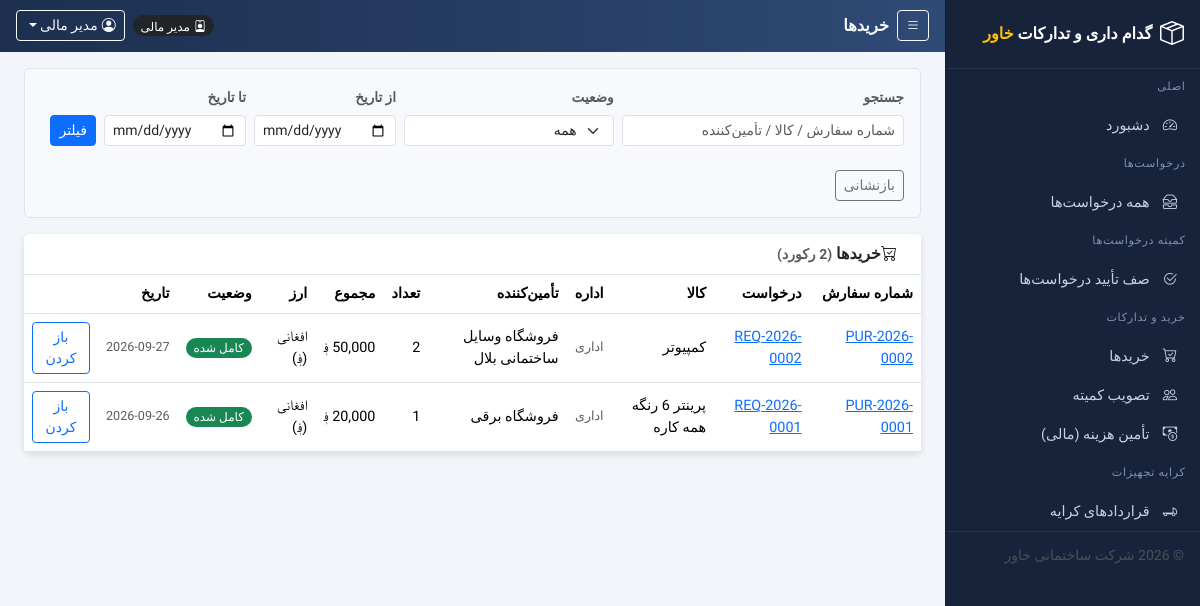
Page /purchases/list.php (signed in) on the committed database.
### tables this page shows
CREATE TABLE `users` (
  `id` int(10) UNSIGNED NOT NULL,
  `username` varchar(50) NOT NULL,
  `password` varchar(255) NOT NULL COMMENT 'bcrypt hash (password_hash)',
  `name` varchar(100) NOT NULL,
  `role` enum('employee','procurement_manager','warehouse_manager','gate_security','committee','general_manager','finance','admin') NOT NULL DEFAULT 'employee',
  `department_id` int(10) UNSIGNED DEFAULT NULL,
  `email` varchar(120) DEFAULT NULL,
  `phone` varchar(30) DEFAULT NULL,
  `status` tinyint(1) NOT NULL DEFAULT 1,
  `created_at` timestamp NOT NULL DEFAULT current_timestamp()
);

CREATE TABLE `purchases` (
  `id` int(10) UNSIGNED NOT NULL,
  `purchase_no` varchar(30) NOT NULL,
  `request_id` int(10) UNSIGNED NOT NULL,
  `supplier_id` int(10) UNSIGNED DEFAULT NULL COMMENT 'final supplier',
  `selected_quotation_id` int(10) UNSIGNED DEFAULT NULL COMMENT 'winning quotation chosen by procurement',
  `quantity` decimal(12,2) NOT NULL,
  `unit_price` decimal(12,2) DEFAULT NULL,
  `total_cost` decimal(12,2) DEFAULT NULL,
  `currency` enum('AFN','USD') NOT NULL DEFAULT 'AFN' COMMENT 'AFN = افغانی, USD = دالر',
  `purchase_date` date DEFAULT NULL,
  `urgency` enum('normal','urgent') NOT NULL DEFAULT 'normal',
  `payment_status` enum('pending','paid') NOT NULL DEFAULT 'pending',
  `status` enum('draft','quotation','committee_pending','approved','supplier_selected','authority_approved','financed','ordered','received','completed','rejected') NOT NULL DEFAULT 'draft',
  `approved_by` int(10) UNSIGNED DEFAULT NULL,
  `committee_approved` tinyint(1) NOT NULL DEFAULT 0,
  `committee_note` text DEFAULT NULL,
  `authority_name` varchar(150) DEFAULT NULL COMMENT 'name of the approving president / executive director',
  `authority_position` varchar(150) DEFAULT NULL COMMENT 'position of the approving authority',
  `authority_approved_by` int(10) UNSIGNED DEFAULT NULL COMMENT 'user account that registered the approval',
  `authority_approved_at` datetime DEFAULT NULL,
  `authority_note` text DEFAULT NULL COMMENT 'comment of the company presidency',
  `finance_method` enum('bank_cheque','cash','bank_transfer','other') DEFAULT NULL COMMENT 'how finance delivers the money',
  `finance_ref_no` varchar(60) DEFAULT NULL COMMENT 'cheque / voucher / reference number',
  `finance_amount` decimal(14,2) DEFAULT NULL COMMENT 'amount handed over by finance',
  `finance_currency` enum('AFN','USD') NOT NULL DEFAULT 'AFN' COMMENT 'currency of the handed-over amount',
  `finance_note` text DEFAULT NULL COMMENT 'message from finance to the purchasing department',
  `finance_released_by` int(10) UNSIGNED DEFAULT NULL,
  `finance_released_at` datetime DEFAULT NULL,
  `order_registered_by` int(10) UNSIGNED DEFAULT NULL,
  `order_registered_at` datetime DEFAULT NULL,
  `announcement_note` text DEFAULT NULL COMMENT 'public announcement / bulk',
  `created_at` timestamp NOT NULL DEFAULT current_timestamp(),
  `updated_at` timestamp NOT NULL DEFAULT current_timestamp() ON UPDATE current_timestamp()
);

CREATE TABLE `procurement_requests` (
  `id` int(10) UNSIGNED NOT NULL,
  `request_no` varchar(30) NOT NULL,
  `department_id` int(10) UNSIGNED NOT NULL,
  `category_id` int(10) UNSIGNED DEFAULT NULL,
  `item_name` varchar(150) NOT NULL,
  `quantity` varchar(50) NOT NULL COMMENT 'free text amount (supports kg, liter, متر, ...)',
  `unit` varchar(20) NOT NULL DEFAULT 'pcs',
  `request_type` enum('purchase','rental') NOT NULL DEFAULT 'purchase',
  `rental_duration` decimal(8,2) DEFAULT NULL,
  `rental_duration_unit` enum('hour','day','week','month') DEFAULT NULL,
  `rental_location` varchar(255) DEFAULT NULL,
  `operator_required` tinyint(1) NOT NULL DEFAULT 0,
  `urgency` enum('normal','urgent') NOT NULL DEFAULT 'normal',
  `direct_delivery` tinyint(1) NOT NULL DEFAULT 0,
  `reason` text DEFAULT NULL,
  `details` text DEFAULT NULL COMMENT 'detailed item specifications',
  `status` enum('pending','closed','warehouse_check','purchase_required','quotation_pending','committee_pending','approved','supplier_selected','authority_approved','financed','purchased','received','rental_required','rental_active','completed') NOT NULL DEFAULT 'pending',
  `requested_by` int(10) UNSIGNED NOT NULL,
  `employee_name` varchar(150) DEFAULT NULL COMMENT 'employee name as entered on the request form',
  `employee_position` varchar(150) DEFAULT NULL COMMENT 'job position as entered on the request form',
  `reviewed_by` int(10) UNSIGNED DEFAULT NULL,
  `review_note` text DEFAULT NULL,
  `reviewed_at` datetime DEFAULT NULL,
  `warehouse_note` text DEFAULT NULL,
  `request_date` date NOT NULL,
  `needed_date` date DEFAULT NULL COMMENT 'date the item must arrive by',
  `created_at` timestamp NOT NULL DEFAULT current_timestamp(),
  `updated_at` timestamp NOT NULL DEFAULT current_timestamp() ON UPDATE current_timestamp()
);

CREATE TABLE `departments` (
  `id` int(10) UNSIGNED NOT NULL,
  `name` varchar(100) NOT NULL,
  `code` varchar(20) NOT NULL DEFAULT '' COMMENT 'short code e.g. SITE, HQ',
  `parent_id` int(10) UNSIGNED DEFAULT NULL,
  `description` varchar(255) DEFAULT NULL,
  `created_at` timestamp NOT NULL DEFAULT current_timestamp()
);

CREATE TABLE `suppliers` (
  `id` int(10) UNSIGNED NOT NULL,
  `name` varchar(150) NOT NULL,
  `contact_person` varchar(100) DEFAULT NULL,
  `phone` varchar(30) DEFAULT NULL,
  `email` varchar(120) DEFAULT NULL,
  `address` varchar(255) DEFAULT NULL,
  `notes` text DEFAULT NULL,
  `created_at` timestamp NOT NULL DEFAULT current_timestamp()
);

### includes/auth.php (called while the page is built, shortened)
<?php
require_once __DIR__ . '/functions.php';
function current_user()
{
    $u = fetch_one(
        'SELECT u.*, d.name AS department_name ' .
        'FROM users u LEFT JOIN departments d ON d.id = u.department_id ' .
        'WHERE u.id = ' . (int)$_SESSION['user_id'] . ' AND u.status = 1'
    );
    return $u;
}
function require_login()
{
    $u = current_user();
    return $u;
}
function has_role($user, ...$roles)
{
    return $user !== null && in_array($user['role'], $roles, true);
}
function require_role(...$roles)
{
    $u = require_login();
    return $u;
}

### purchases/list.php (the view, shortened to what this page needs)
<?php
require_once __DIR__ . '/../includes/auth.php';
$user = require_role('procurement_manager', 'committee', 'general_manager', 'finance', 'warehouse_manager', 'admin');
$page_title = 'خریدها';
$q = trim($_GET['q'] ?? '');
$frm = trim($_GET['from_date'] ?? '');
$to  = trim($_GET['to_date'] ?? '');
$sql = "SELECT p.*, r.request_no, r.item_name, s.name supplier, d.name dept
        FROM purchases p
        JOIN procurement_requests r ON r.id=p.request_id
        LEFT JOIN suppliers s ON s.id=p.supplier_id
        LEFT JOIN departments d ON d.id=r.department_id";
$sql .= ' ORDER BY p.id DESC';
$rows = fetch_all($sql);
require_once __DIR__ . '/../includes/header.php';
?>
<div class="filter-box rounded-2 p-3 mb-3">
  <form method="get" class="row g-2 align-items-end">
    <div class="col-md-4"><label class="form-label small text-muted">جستجو</label>
      <input type="text" name="q" class="form-control form-control-sm" value="<?php echo h($q); ?>" placeholder="شماره سفارش / کالا / تأمین‌کننده"></div>
    <div class="col-md-3"><label class="form-label small text-muted">وضعیت</label>
      <select name="status" class="form-select form-select-sm" data-autosubmit>
        <option value="">همه</option>
      </select></div>
    <div class="col-auto"><label class="form-label small text-muted">از تاریخ</label>
      <input type="date" name="from_date" class="form-control form-control-sm" value="<?php echo h($frm); ?>"></div>
    <div class="col-auto"><label class="form-label small text-muted">تا تاریخ</label>
      <input type="date" name="to_date" class="form-control form-control-sm" value="<?php echo h($to); ?>"></div>
    <div class="col-auto pt-3"><button class="btn btn-primary btn-sm" type="submit">فیلتر</button></div>
    <div class="col-auto pt-3"><a class="btn btn-outline-secondary btn-sm" href="<?php echo $base; ?>/purchases/list.php">بازنشانی</a></div>
  </form>
</div>
<div class="card">
  <div class="card-header"><i class="bi bi-cart-check me-2"></i>خریدها <span class="text-muted small">(<?php echo count($rows); ?> رکورد)</span></div>
  <div class="table-responsive">
    <table class="table table-hover align-middle mb-0">
      <thead>
        <tr><th>شماره سفارش</th><th>درخواست</th><th>کالا</th><th>اداره</th><th>تأمین‌کننده</th><th>تعداد</th><th>مجموع</th><th>ارز</th><th>وضعیت</th><th>تاریخ</th><th></th></tr>
      </thead>
      <tbody>
      <?php foreach ($rows as $p): ?>
        <tr>
          <td><a href="view.php?id=<?php echo $p['id']; ?>"><?php echo h($p['purchase_no']); ?></a></td>
          <td><a href="<?php echo $base; ?>/requests/view.php?id=<?php echo $p['request_id']; ?>"><?php echo h($p['request_no']); ?></a></td>
          <td><?php echo h($p['item_name']); ?></td>
          <td class="text-muted small"><?php echo h($p['dept']); ?></td>
          <td><?php echo h($p['supplier'] ?? '—'); ?></td>
          <td><?php echo xnum($p['quantity']); ?></td>
          <td class="text-nowrap"><?php echo money_cur($p['total_cost'], $p['currency']); ?></td>
          <td><?php echo cur_label($p['currency']); ?></td>
          <td><?php echo badge($p['status']); ?></td>
          <td class="text-muted small text-nowrap"><?php echo h($p['purchase_date'] ?? '—'); ?></td>
          <td><a class="btn btn-sm btn-outline-primary" href="view.php?id=<?php echo $p['id']; ?>">باز کردن</a></td>
        </tr>
      <?php endforeach; ?>
      </tbody>
    </table>
  </div>
</div>
<?php require_once __DIR__ . '/../includes/footer.php'; ?>

### includes/header.php (shortened to what this page needs)
<?php
require_once __DIR__ . '/auth.php';
$me = $user ?? current_user();
$page_title = $page_title ?? 'Dashboard';
$base = BASE_URL;
?>
<!DOCTYPE html>
<html lang="fa" dir="rtl">
<head>
<link rel="stylesheet" href="https://cdn.jsdelivr.net/npm/bootstrap@5.3.3/dist/css/bootstrap.min.css">
<link rel="stylesheet" href="https://cdn.jsdelivr.net/npm/bootstrap-icons@1.11.3/font/bootstrap-icons.min.css">
<link rel="stylesheet" href="<?php echo $base; ?>/assets/css/style.css">
</head>
<body class="app-rtl">
<div class="app-shell">
  <div class="app-main">
    <header class="app-topbar">
      <div class="d-flex align-items-center text-light gap-2">
        <button class="btn btn-sm btn-outline-light" type="button" onclick="toggleSidebar()"><i class="bi bi-list"></i></button>
        <div class="topbar-title"><?php echo h($page_title); ?></div>
      </div>
      <div class="d-flex align-items-center text-light gap-2">
        <span class="badge text-bg-dark rounded-pill"><i class="bi bi-person-badge ms-1"></i><?php echo h(role_label($me['role'])); ?></span>
        <div class="dropdown">
          <button class="btn btn-sm btn-outline-light dropdown-toggle" type="button" data-bs-toggle="dropdown" aria-expanded="false">
            <i class="bi bi-person-circle ms-1"></i><?php echo h($me['name']); ?>
          </button>
        </div>
      </div>
    </header>
    <main class="app-content container-fluid px-3 px-xl-4 pt-3">

### includes/functions.php (shortened to what this page needs)
<?php
require_once __DIR__ . '/config.php';
function h($s)
{
    return htmlspecialchars((string)($s ?? ''), ENT_QUOTES);
}
function fetch_one($sql)
{
    global $conn;
    $r = $conn->query($sql);
    return ($r && $r->num_rows) ? $r->fetch_assoc() : null;
}
function fetch_all($sql)
{
    global $conn;
    $r = $conn->query($sql);
    if (method_exists($r, 'fetch_all')) { return $r->fetch_all(MYSQLI_ASSOC); }
    $rows = [];
    return $rows;
}
function money0($n)
{
    $v = (float)($n ?? 0);
    return number_format($v, $v === floor($v) ? 0 : 2);
}
function xnum($n)
{
    $v = (float)($n ?? 0);
    return number_format($v, $v === floor($v) ? 0 : 2);
}
function money_cur($n, $cur)
{
    $s = money0($n);
    return $s . ' ؋';
}
function cur_label($c)
{
    $c = strtoupper((string)($c ?? 'AFN'));
    if ($c === 'AFN') { return 'افغانی (؋)'; }
    return h($c);
}
function _req_statuses()
{
    return [
        'pending'            => 'در انتظار تعیین بخش کمیته',
        'committee_review'   => 'در انتظار تأیید کمیته',
        'closed'             => 'بسته شده (غیرضروری)',
        'rental_required'    => 'آماده ثبت قرارداد کرایه',
        'rental_active'      => 'کرایه فعال',
        'warehouse_check'    => 'بررسی انبار',
        'purchase_required'  => 'نیاز به خرید',
        'quotation_pending'  => 'در حال جمع‌آوری قیمت‌ها',
        'committee_pending'  => 'در انتظار کمیته',
        'approved'           => 'تصویب شده',
        'supplier_selected'  => 'تأمین‌کننده نهایی انتخاب شده',
        'authority_approved' => 'تصویب ریاست شرکت',
        'financed'           => 'هزینه تأمین شد (مالی)',
        'purchased'          => 'خریداری / سفارش داده شده',
        'received'           => 'دریافت شده در گیت',
        'completed'          => 'کامل شده',
    ];
}
function _pur_statuses()
{
    return [
        'draft'              => 'پیش‌نویس',
        'quotation'          => 'جمع‌آوری قیمت‌ها',
        'committee_pending'  => 'در انتظار کمیته',
        'approved'           => 'تصویب کمیته - انتخاب تأمین‌کننده',
        'supplier_selected'  => 'در انتظار تصویب ریاست شرکت',
        'authority_approved' => 'تصویب ریاست - در انتظار مالی',
        'financed'           => 'هزینه تأمین شد - آماده ثبت سفارش',
        'ordered'            => 'سفارش داده شده',
        'received'           => 'دریافت شده در گیت',
        'completed'          => 'کامل شده',
        'rejected'           => 'رد شده',
    ];
}
function badge_class($s)
{
    $map = [
        'pending' => 'text-bg-warning', 'committee_review' => 'text-bg-primary',
        'closed' => 'text-bg-secondary',
        'rental_required' => 'text-bg-info', 'rental_active' => 'text-bg-primary',
        'scheduled' => 'text-bg-warning', 'active' => 'text-bg-primary',
        'returned' => 'text-bg-success',
        'warehouse_check' => 'text-bg-info', 'purchase_required' => 'text-bg-warning',
        'quotation_pending' => 'text-bg-info', 'committee_pending' => 'text-bg-primary',
        'approved' => 'text-bg-primary', 'purchased' => 'text-bg-info',
        'supplier_selected' => 'text-bg-warning',
        'authority_approved' => 'text-bg-primary', 'financed' => 'text-bg-info',
        'bank_cheque' => 'text-bg-secondary', 'cash' => 'text-bg-secondary',
        'bank_transfer' => 'text-bg-secondary', 'other' => 'text-bg-secondary',
        'received' => 'text-bg-secondary', 'completed' => 'text-bg-success',
        'draft' => 'text-bg-secondary', 'quotation' => 'text-bg-info',
        'ordered' => 'text-bg-info', 'rejected' => 'text-bg-danger',
        'urgent' => 'text-bg-danger', 'normal' => 'text-bg-secondary',
        'paid' => 'text-bg-success', 'direct' => 'text-bg-dark',
        'warehouse' => 'text-bg-info', 'open' => 'text-bg-success',
    ];
    return $map[$s] ?? 'text-bg-secondary';
}
function badge($s)
{
    $m = _req_statuses();
    foreach (_pur_statuses() as $k => $v) { $m[$k] = $v; }
    $m += ['scheduled'=>'در انتظار تحویل', 'active'=>'فعال', 'returned'=>'برگشت داده شده'];
    $label = $m[$s] ?? ucwords(str_replace('_', ' ', (string)$s));
    return '<span class="badge rounded-pill ' . badge_class($s) . '">' . h($label) . '</span>';
}
function role_label($r)
{
    $map = [
        'employee' => 'کارمند', 'procurement_manager' => 'مدیر خرید',
        'warehouse_manager' => 'مدیر انبار', 'gate_security' => 'امنیت گیت',
        'committee' => 'مسئول / عضو کمیته', 'general_manager' => 'مدیر عمومی',
        'finance' => 'مدیر مالی', 'contracting_manager' => 'مسئول امور قراردادی',
        'admin' => 'مدیر سیستم',
    ];
    return $map[$r] ?? $r;
}

### rows in the picture
users: role "مدیر مالی", name "مدیر مالی"
purchases: purchase_no "PUR-2026-0002", request.request_no "REQ-2026-0002", request.item_name "کمپیوتر", departments.name "اداری", supplier.name "فروشگاه وسایل ساختمانی بلال", quantity "2", money_cur($p['total_cost'], $p['currency']) "50,000 ؋", currency "افغانی (؋)", status "کامل شده", purchase_date "2026-09-27"
purchases: purchase_no "PUR-2026-0001", request.request_no "REQ-2026-0001", request.item_name "پرینتر 6 رنگه همه کاره", departments.name "اداری", supplier.name "فروشگاه برقی", quantity "1", money_cur($p['total_cost'], $p['currency']) "20,000 ؋", currency "افغانی (؋)", status "کامل شده", purchase_date "2026-09-26"

### other values in the picture
$page_title "خریدها"
count($rows) "2"
